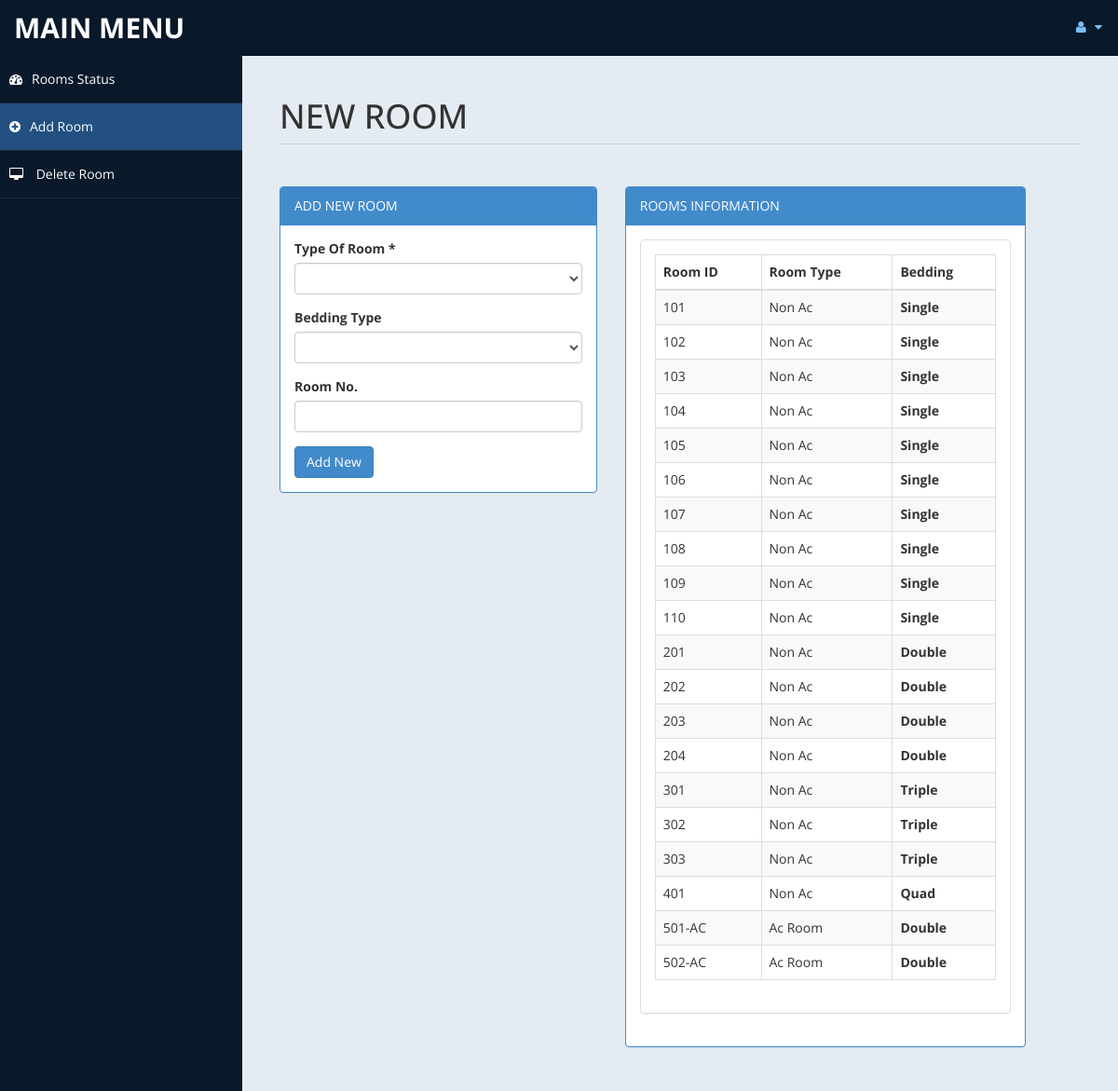
The app's page /admin/room.php (signed in) with its own data.
### tables this page shows
CREATE TABLE `room` (
  `id` int(2) NOT NULL,
  `roomid` varchar(10) NOT NULL,
  `type` varchar(15) DEFAULT NULL,
  `bedding` varchar(10) DEFAULT NULL,
  `place` varchar(10) DEFAULT NULL,
  `cusid` int(11) DEFAULT NULL
);

### admin/room.php (the view, shortened to what this page needs)
<!DOCTYPE html>
<html xmlns="http://www.w3.org/1999/xhtml">
<head>
    <link href="assets/css/bootstrap.css" rel="stylesheet" />
    <link href="assets/css/font-awesome.css" rel="stylesheet" />
    <link href="assets/css/custom-styles.css" rel="stylesheet" />
    <link href="assets/css/custom-styles.css" rel="stylesheet" />
</head>
<body>
    <div id="wrapper">
        <nav class="navbar navbar-default top-navbar" role="navigation">
            <div class="navbar-header">
                <a class="navbar-brand" href="home.php">MAIN MENU </a>
            </div>
            <ul class="nav navbar-top-links navbar-right">
                <li class="dropdown">
                    <a class="dropdown-toggle" data-toggle="dropdown" href="#" aria-expanded="false">
                        <i class="fa fa-user fa-fw"></i> <i class="fa fa-caret-down"></i>
                    </a>
                </li>
            </ul>
        </nav>
        <nav class="navbar-default navbar-side" role="navigation">
            <div class="sidebar-collapse">
                <ul class="nav" id="main-menu">
                    <li>
                        <a  href="settings.php"><i class="fa fa-dashboard"></i>Rooms Status</a>
                    </li>
					<li>
                        <a  class="active-menu" href="room.php"><i class="fa fa-plus-circle"></i>Add Room</a>
                    </li>
                    <li>
                        <a  href="roomdel.php"><i class="fa fa-desktop"></i> Delete Room</a>
                    </li>
            </div>
        </nav>
        <div id="page-wrapper" >
            <div id="page-inner">
			 <div class="row">
                    <div class="col-md-12">
                        <h1 class="page-header">
                           NEW ROOM <small></small>
                        </h1>
                    </div>
                </div>
            <div class="row">
                <div class="col-md-5 col-sm-5">
                    <div class="panel panel-primary">
                        <div class="panel-heading">
                            ADD NEW ROOM
                        </div>
                        <div class="panel-body">
						<form name="form" method="post">
                            <div class="form-group">
                                            <label>Type Of Room *</label>
                                            <select name="troom"  class="form-control" required>
												<option value selected ></option>
                                                <option value="Ac Room">AC ROOM</option>
                                            </select>
                              </div>
								<div class="form-group">
                                            <label>Bedding Type</label>
                                            <select name="bed" class="form-control" required>
												<option value selected ></option>
                                                <option value="Single">Single</option>
                                            </select>
                               </div>
                               <div class="form-group">
                                            <label>Room No.</label>
                                            <input name="roomno" class="form-control" required>
                               </div>
							 <input type="submit" name="add" value="Add New" class="btn btn-primary">
							</form>
							<?php
							 include('db.php');
							?>
                        </div>
                    </div>
                </div>
            <div class="row">
                <div class="col-md-6 col-sm-6">
                    <div class="panel panel-primary">
                        <div class="panel-heading">
                            ROOMS INFORMATION
                        </div>
                        <div class="panel-body">
                    <div class="panel panel-default">
                        <?php
						$sql = "select * from room";
						$re = mysqli_query($con,$sql)
						?>
                        <div class="panel-body">
                            <div class="table-responsive">
                                <table class="table table-striped table-bordered table-hover" id="dataTables-example">
                                    <thead>
                                        <tr>
                                            <th>Room ID</th>
                                            <th>Room Type</th>
											<th>Bedding</th>
                                        </tr>
                                    </thead>
                                    <tbody>
									<?php
										while($row= mysqli_fetch_array($re))
										{
												echo"<tr class=even gradeC>
													<td>".$row['roomid']."</td>
													<td>".$row['type']."</td>
												   <th>".$row['bedding']."</th>
												</tr>";
										}
									?>
                                    </tbody>
                                </table>
                            </div>
                        </div>
                    </div>
                       </div>
                    </div>
                </div>
            </div>
					</div>
            </div>
        </div>
</body>
</html>

### admin/assets/css/custom-styles.css (style rules this page uses)
body { font-family: "Open Sans", sans-serif; }
#wrapper { height: 100%; width: 100%; background: #09192a; }
#page-wrapper { padding: 15px 15px; min-height: 600px; background: #e5ebf2; }
#page-inner { width: 100%; margin: 10px 20px 10px 0px; background-color: transparent; padding: 10px; min-height: 1400px; }
h1, .h1, h2, .h2, h3, .h3 { margin-top: 7px; margin-bottom: -5px; }
.page-header { padding-bottom: 9px; margin: 10px 0 45px; border-bottom: 1px solid #c7d1dd; }
.top-navbar { margin: 0px; }
.top-navbar .navbar-brand { color: #fff; width: 260px; text-align: left; height: 60px; font-size: 30px; font-weight: 700; text-transform: uppercase; line-height: 30px; }
.top-navbar .nav > li { position: relative; display: inline-block; }
.top-navbar .nav > li > a { position: relative; display: block; padding: 19px 15px; color: #77c0fd; }
.active-menu { background-color: #225081 !important; }
.sidebar-collapse, .sidebar-collapse .nav { background: none; }
.sidebar-collapse .nav { padding: 0; }
.sidebar-collapse .nav > li > a { color: #fff; background: transparent; text-shadow: none; }
.sidebar-collapse > .nav > li > a { padding: 15px 10px; }
.sidebar-collapse > .nav > li { border-bottom: 1px solid rgba(107, 108, 109, 0.19); }
.navbar-side { border: none; background-color: transparent; }
.top-navbar { background: #09192a; border-bottom: none; }
.top-navbar .nav > li > a > i { margin-right: 2px; }
.navbar-default { border: 0px solid black; }
.navbar-header { background: #09192a; }
.nav > li > a > i { margin-right: 10px; }
@media (min-width: 768px) { #page-wrapper { margin: 0 0 0 260px; padding: 15px 30px; min-height: 1200px; } }
@media (min-width: 768px) { .navbar-side { z-index: 1; position: absolute; width: 260px; } }
@media (min-width: 768px) { .navbar { border-radius: 0px; } }

### records on screen
room: roomid "101", type "Non Ac", bedding "Single"
room: roomid "102", type "Non Ac", bedding "Single"
room: roomid "103", type "Non Ac", bedding "Single"
room: roomid "104", type "Non Ac", bedding "Single"
room: roomid "105", type "Non Ac", bedding "Single"
room: roomid "106", type "Non Ac", bedding "Single"
room: roomid "107", type "Non Ac", bedding "Single"
room: roomid "108", type "Non Ac", bedding "Single"
room: roomid "109", type "Non Ac", bedding "Single"
room: roomid "110", type "Non Ac", bedding "Single"
room: roomid "201", type "Non Ac", bedding "Double"
room: roomid "202", type "Non Ac", bedding "Double"
room: roomid "203", type "Non Ac", bedding "Double"
room: roomid "204", type "Non Ac", bedding "Double"
room: roomid "301", type "Non Ac", bedding "Triple"
room: roomid "302", type "Non Ac", bedding "Triple"
room: roomid "303", type "Non Ac", bedding "Triple"
room: roomid "401", type "Non Ac", bedding "Quad"
room: roomid "501-AC", type "Ac Room", bedding "Double"
room: roomid "502-AC", type "Ac Room", bedding "Double"
